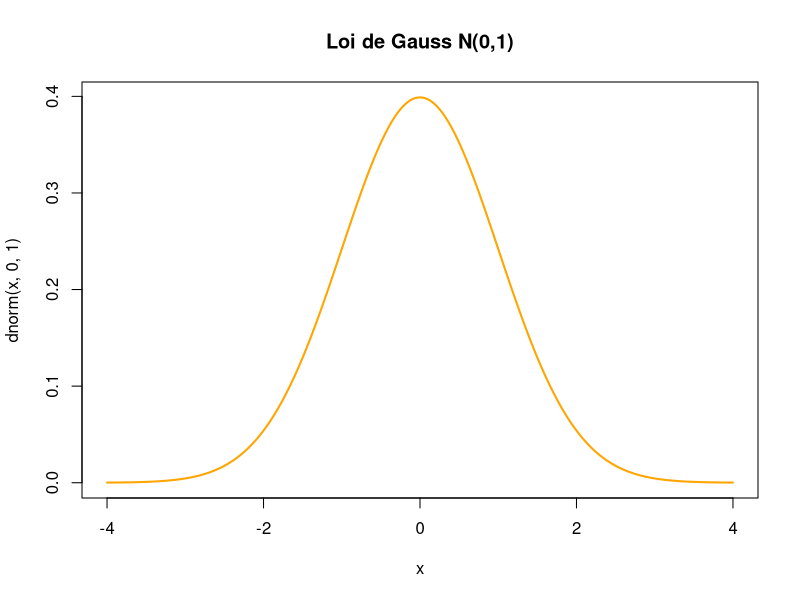
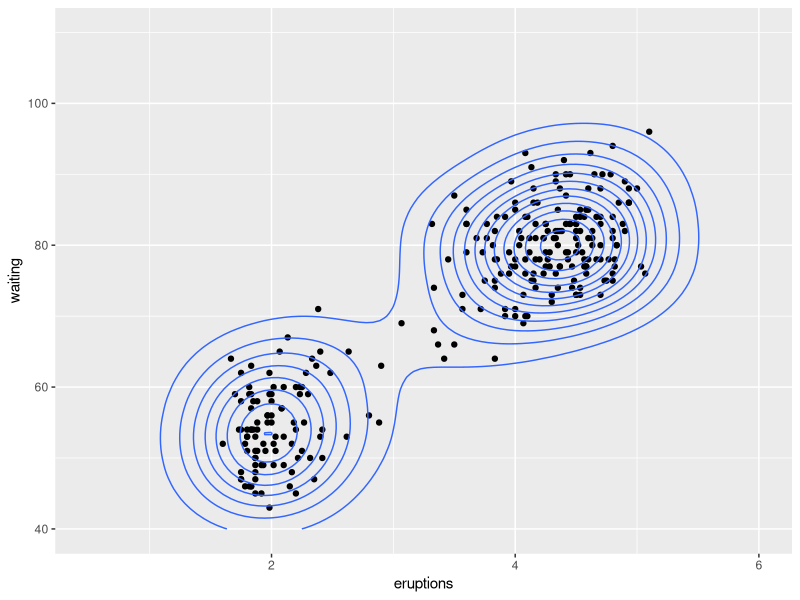
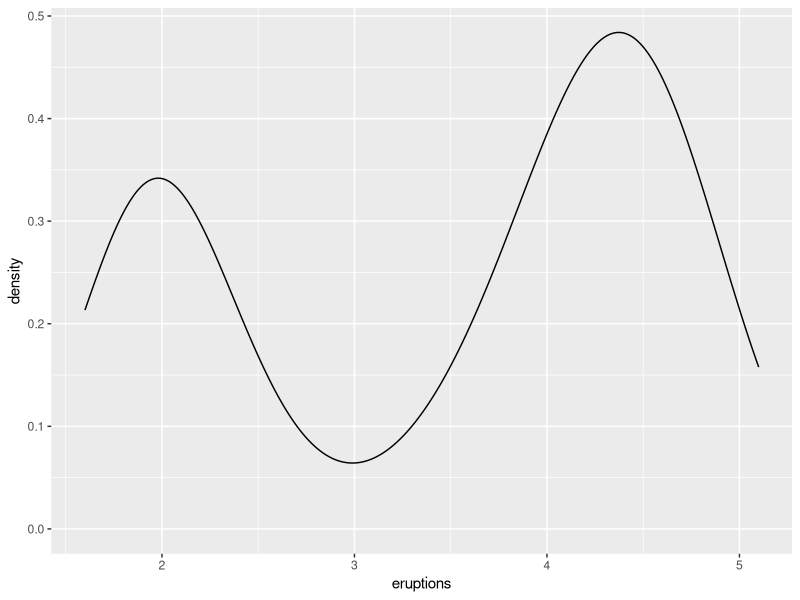

Reproduce these figures in R, in order.
## ---- chunk 1
x <- seq(-4,4,length = 500)
plot(x, dnorm(x, 0, 1), type = 'l', lwd = 2, col = "orange", main = "Loi de Gauss N(0,1)")
## ---- chunk 2
x <- rnorm(n = 1000, m = 10, sd = 2)
cat("moyenne =", mean(x),"\n")
cat("variance =", var(x),"\n")
## ---- chunk 3
mean(x > 10 & x < 11)
## ---- chunk 4
pnorm(11, m = 10, sd = 2) - pnorm(10, m = 10, sd = 2) 
## ---- chunk 5
mean(x > 10 & x < 11)
## ---- chunk 6
n <- length(x)
somme <- 0
for (i in 1:n){
  if (x[i] > 10 & x[i] < 11) {
    somme <- somme + 1
  } 
}
somme/n
## ---- chunk 7
 x <- rnorm(n = 1000000, sd = 1)
## ---- chunk 8
library(magrittr)
## ---- chunk 9
x %>% dnorm() %>% log() %>% mean() -> h
- h
## ---- chunk 10
(1 + log(2 * pi))/2
## ---- chunk 11
library(ggplot2)
m <- ggplot(faithful, aes(x = eruptions, y = waiting)) +
 geom_point() +
 xlim(0.5, 6) +
 ylim(40, 110)
m + geom_density_2d()
## ---- chunk 12
m <- ggplot(faithful, aes(x = eruptions)) 

m + geom_density()
